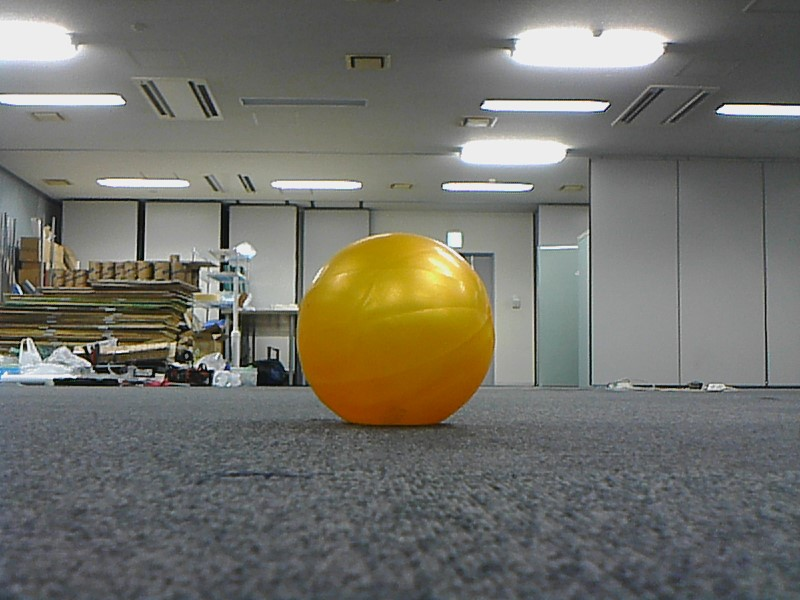
#> input picture scaling/scaling_1m.jpg, 800 x 600 px; its folder holds 4 pictures in this run
$ python scaling.py   (Python 2 division)
#> lines starting #> are read from the running program, lines starting #| are printed output that depends on the picture; after the words box and inside, x2 and y2 are one past the last pixel; in counts of white or black regions, pixels touching at a corner belong together
#> (reads scaling/sca_description.xml from the repository)
#> in main, img is the input picture: shape (600, 800, 3); mean B, G, R 104.9, 112.8, 113.5
import xml.etree.ElementTree as ET
import cv2
import re
import numpy as np
import json
from datetime import timezone, timedelta
import datetime

class DescripterException(Exception):
    pass

class ImageProcessingExcepton(Exception):
    pass

hsv_param = {
    "hmin": 0,
    "hmax": 0,
    "smin": 0,
    "smax": 0,
    "vmin": 0,
    "vmax": 0
}

img = None
bin_img = None

def hmin_callback(val):
    hsv_param['hmin'] = val
    execute_calc()

def hmax_callback(val):
    hsv_param['hmax'] = val
    execute_calc()

def smin_callback(val):
    hsv_param['smin'] = val
    execute_calc()

def smax_callback(val):
    hsv_param['smax'] = val
    execute_calc()

def vmin_callback(val):
    hsv_param['vmin'] = val
    execute_calc()

def vmax_callback(val):
    hsv_param['vmax'] = val
    execute_calc()

def initialize_param_img():
    global img_tag, bin_img
    hsv_param['hmin'] = 0
    hsv_param['hmax'] = 0
    hsv_param['smin'] = 0
    hsv_param['smax'] = 0
    hsv_param['vmin'] = 0
    hsv_param['vmax'] = 0
    img_tag = None
    bin_img = None

def execute_calc():
    global bin_img
    copied_img = np.copy(img)
    copied_img = cv2.GaussianBlur(copied_img, (11, 11), 8.5)
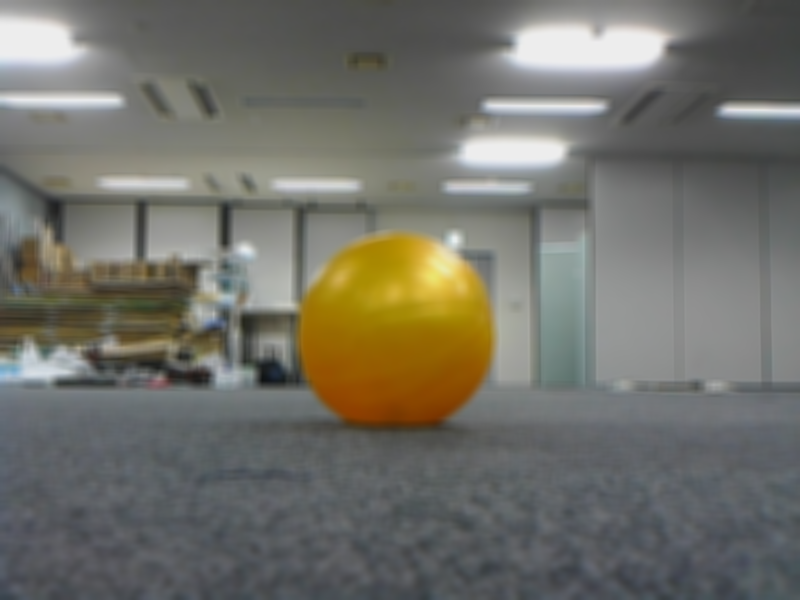
#> copied_img: shape (600, 800, 3); mean B, G, R 104.9, 112.8, 113.5
    h = copied_img[..., 0]
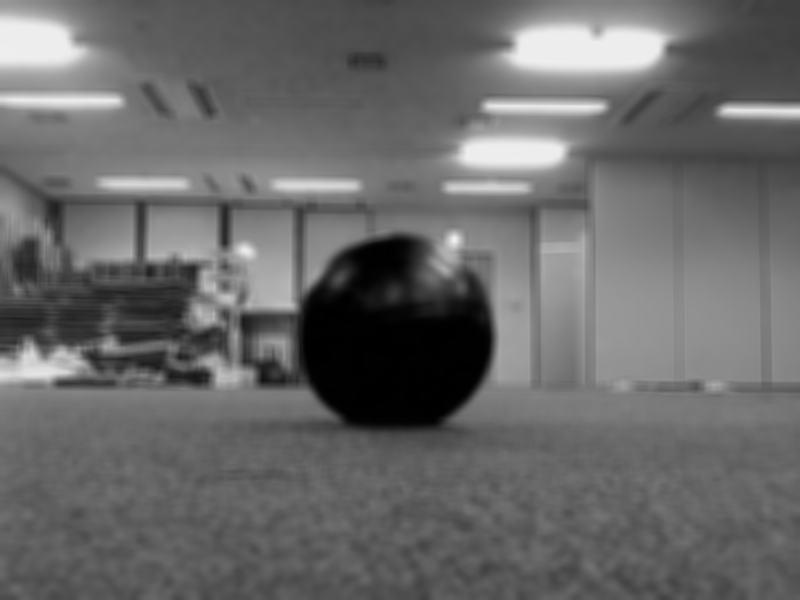
#> h: shape (600, 800); min 0, max 239, mean 104.9
    s = copied_img[..., 1]
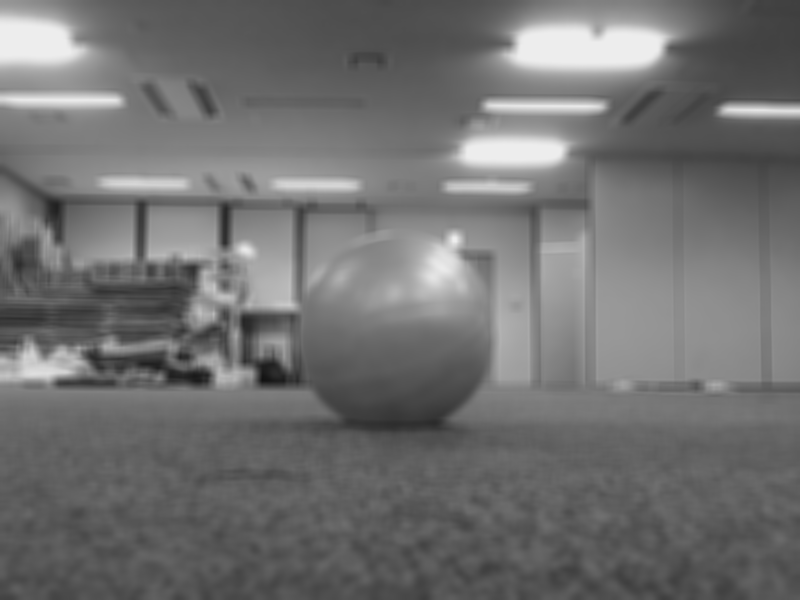
#> s: shape (600, 800); min 18, max 238, mean 112.8
    v = copied_img[..., 2]
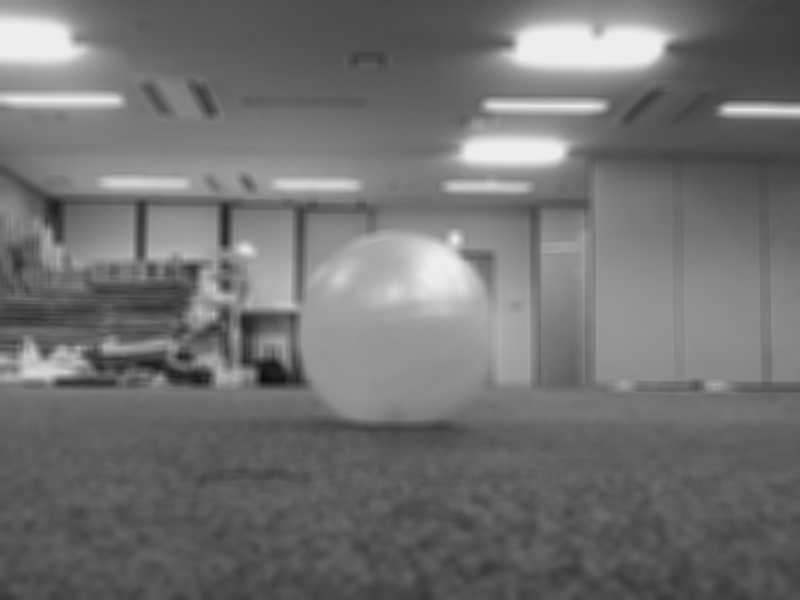
#> v: shape (600, 800); min 15, max 238, mean 113.5

    h = cv2.inRange(
        h,
        min(hsv_param['hmin'], hsv_param['hmax']),
        max(hsv_param['hmin'], hsv_param['hmax'])
    )
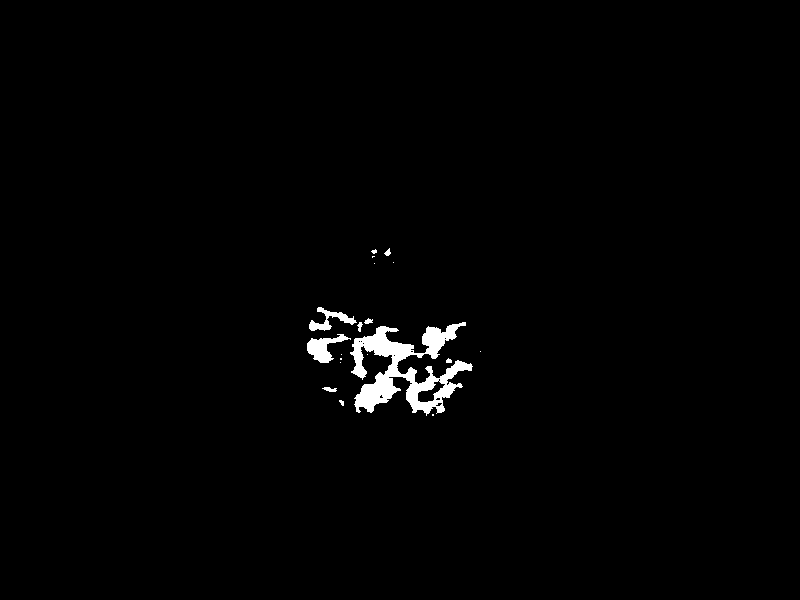
#> h: shape (600, 800); 1.2% white; 19 white regions (10 under 20 px), largest, box (x1, y1, x2, y2) and area: (350, 322, 473, 416) 4692, (307, 334, 351, 363) 560, (309, 307, 357, 331) 403
    s = cv2.inRange(
        s,
        hsv_param['smin'],
        hsv_param['smax']
    )
#> s: shape (600, 800); every value is 0
    v = cv2.inRange(
        v,
        hsv_param['vmin'],
        hsv_param['vmax']
    )

    if hsv_param['hmin'] > hsv_param['hmax']:
        h = cv2.bitwise_not(h)

    hsv_filtered = cv2.bitwise_and(s, v)
    hsv_filtered = cv2.bitwise_and(hsv_filtered, h)

    opening_closing_times = 2
    kernel = cv2.getStructuringElement(cv2.MORPH_ELLIPSE, (3, 3), (-1, -1))
    hsv_filtered = cv2.erode(
        hsv_filtered,
        kernel,
        iterations=opening_closing_times
    )
    hsv_filtered = cv2.dilate(
        hsv_filtered,
        kernel,
        iterations=opening_closing_times
    )
    hsv_filtered = cv2.dilate(
        hsv_filtered,
        kernel,
        iterations=opening_closing_times
    )
    hsv_filtered = cv2.erode(
        hsv_filtered,
        kernel,
        iterations=opening_closing_times
    )

    bin_img = hsv_filtered

def main():
###### scaling file descripter format ######
# scaling file descripter is written in xml
# sml file mus be named as "sca_description.xml"
# following tags are used to describe scaling file
#
# <scaling> - the root tag
# <img src="path_to_img"> - represents imege file to be used for scaling. It must contains all the following tags
# <distance> - distance from optical origin to object. m,cm, and mm are supported as the unit of length(default unit is mm)
#
###### examle ######
# <?xml version="1.0" encoding="UTF-8" ?>
# <scaling>
#   <img src="scaling1.jpg">
#       <distance>100mm<distance>
#   </img>
#   <img src="scaling2.jpg">
#       <distance>10cm</distance>
#   </img>
# </scaling>
    global img
    print('loading description file...')
    raw_string = ''

    with open('sca_description.xml', 'r', encoding='utf-8') as file:
        raw_string = file.read()

    root = ET.fromstring(raw_string)

    if root.tag != 'scaling':
        raise DescripterException('invalied root tag name')

    distances = []
    areas = []

    for img_tag in root.findall('img'):
        initialize_param_img()

        img_file_name = img_tag.attrib['src']

        img = cv2.imread(img_file_name)

        distance_str = img_tag.find('distance').text
        match_list = re.findall('^([1-9][0-9]*)(m|cm|mm)?$', distance_str)
        if match_list == None or (len(match_list[0]) != 1 and len(match_list[0]) != 2):
            raise DescripterException(f'invalied distance values: {match_list}')
        distance = int(match_list[0][0])
        if len(match_list[0]) == 2:
            distance *= (not match_list[0][0] == 'm') if ((not match_list[0][1] == 'cm') if 1 else 10) else 1000

        window_name = f'scaling: {img_file_name}'
        cv2.namedWindow(window_name, cv2.WINDOW_NORMAL)
        cv2.createTrackbar(
            'Hue min',
            window_name,
            0,
            255,
            hmin_callback
        )
        cv2.createTrackbar(
            'Hue max',
            window_name,
            0,
            255,
            hmax_callback
        )
        cv2.createTrackbar(
            'Saturation min',
            window_name,
            0,
            255,
            smin_callback
        )
        cv2.createTrackbar(
            'Saturation max',
            window_name,
            0,
            255,
            smax_callback
        )
        cv2.createTrackbar(
            'Value min',
            window_name,
            0,
            255,
            vmin_callback
        )
        cv2.createTrackbar(
            'Value max',
            window_name,
            0,
            255,
            vmax_callback
        )

        cv2.imshow(img_file_name, img)

        execute_calc()

        while(cv2.waitKey(1) == -1):
#> (key Esc is pressed here)
            cv2.imshow(window_name, bin_img)

        cv2.destroyAllWindows()

        print('parameter is saved')

        canny = cv2.Canny(bin_img, 25, 75)

        contours, hierarchys = cv2.findContours(canny, cv2.RETR_LIST, cv2.CHAIN_APPROX_SIMPLE)
#> contours = []

        contours = map(lambda val: cv2.convexHull(cv2.approxPolyDP(val, 0.005 * cv2.arcLength(val, True), True)), contours)

#> (the run stopped early here; a loop or call above may not have finished)
